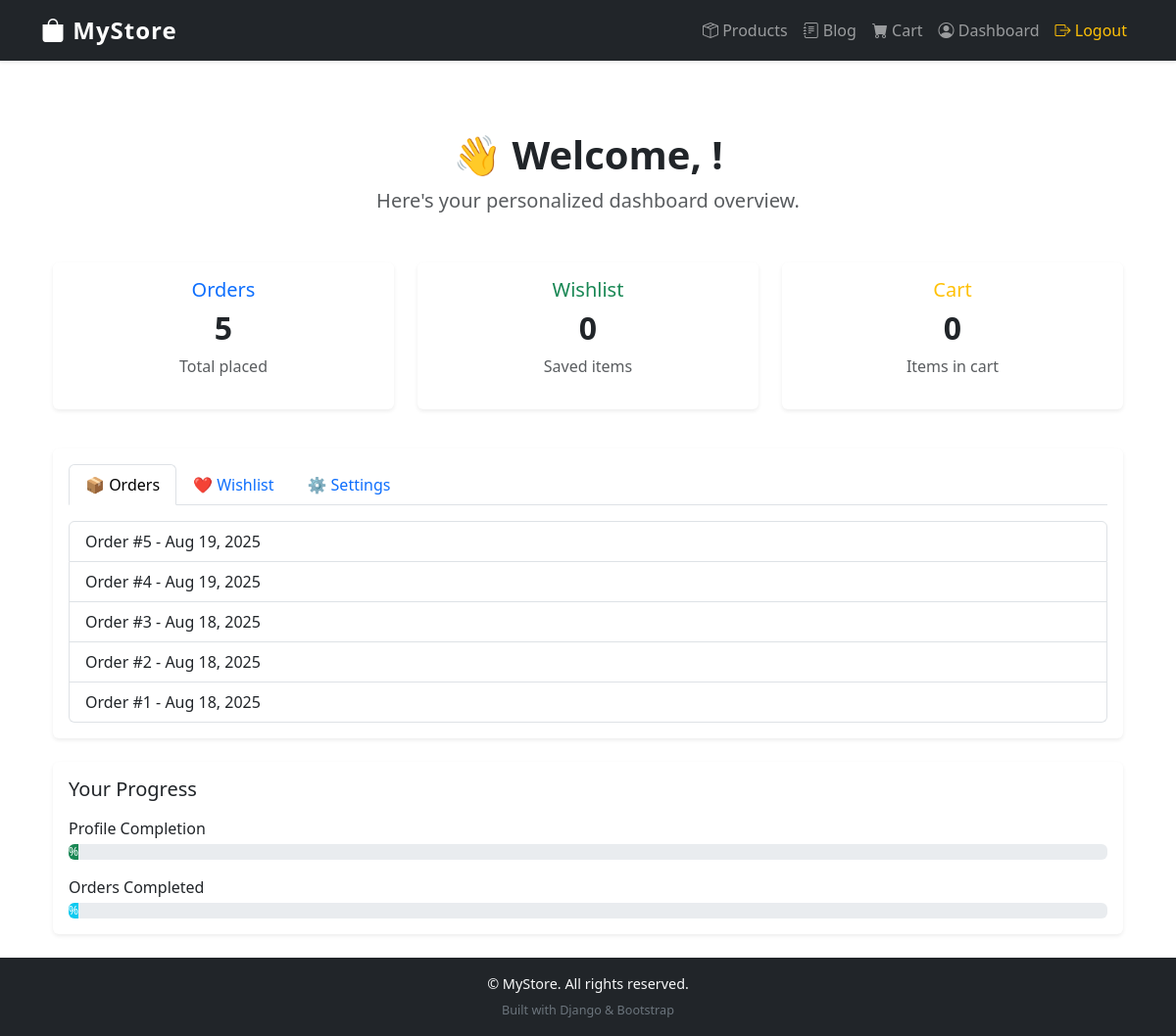
Screenshot of /auth/dashboard/ (signed in) with the database file from the repository.
### orders/models.py (models this page shows, shortened)
class Order(models.Model):
    user = models.ForeignKey(
        settings.AUTH_USER_MODEL,   # ✅ Correct way
        on_delete=models.CASCADE,
        related_name='orders'   # ✅ custom related_name
    )
    full_name = models.CharField(max_length=200)
    email = models.EmailField(null=True, blank=True)
    phone = models.CharField(max_length=20, null=True, blank=True)
    address = models.TextField()
    city = models.CharField(max_length=100)
    postal_code = models.CharField(max_length=20)
    created_at = models.DateTimeField(auto_now_add=True)
    paid = models.BooleanField(default=False)

### accounts/views.py (the view)
# urls.py: path('dashboard/', views.dashboard_view, name='dashboard'),
@login_required
def dashboard_view(request):
    orders = Order.objects.filter(user=request.user).order_by('-created_at')[:5]
    saved_items = Product.objects.filter(is_featured=True)[:3]
    total_orders = orders.count()
    cart_items_count = sum(request.session.get('cart', {}).values())
    context = {
        'orders': orders,
        'saved_items': saved_items,
        'total_orders': total_orders,
        'cart_items_count': cart_items_count,
    }
    return render(request, 'accounts/dashboard.html', context)

### accounts/models.py (called while the page is built)
    @property
    def is_staff(self):
        return self.is_admin

### accounts/templates/accounts/dashboard.html (shortened to what this page needs)
{% extends "base.html" %}
{% load static %}
{% block content %}
<div class="container mt-5">
    <div class="text-center mb-5">
        <h1 class="fw-bold">👋 Welcome, {{ user.username }}!</h1>
        <p class="lead text-muted">Here's your personalized dashboard overview.</p>
    </div>
    <div class="row text-center mb-4">
        <div class="col-md-4 mb-3">
            <div class="card shadow-sm border-0 h-100">
                <div class="card-body">
                    <h5 class="card-title text-primary">Orders</h5>
                    <h2 class="fw-bold">{{ total_orders }}</h2>
                    <p class="text-muted">Total placed</p>
                </div>
            </div>
        </div>
        <div class="col-md-4 mb-3">
            <div class="card shadow-sm border-0 h-100">
                <div class="card-body">
                    <h5 class="card-title text-success">Wishlist</h5>
                    <h2 class="fw-bold">0</h2>
                    <p class="text-muted">Saved items</p>
                </div>
            </div>
        </div>
        <div class="col-md-4 mb-3">
            <div class="card shadow-sm border-0 h-100">
                <div class="card-body">
                    <h5 class="card-title text-warning">Cart</h5>
                    <h2 class="fw-bold">{{ cart_items_count }}</h2>
                    <p class="text-muted">Items in cart</p>
                </div>
            </div>
        </div>
    </div>
    <div class="card shadow-sm border-0 mb-4">
        <div class="card-body">
            <ul class="nav nav-tabs mb-3" id="dashboardTabs" role="tablist">
                <li class="nav-item">
                    <a class="nav-link active" id="orders-tab" data-bs-toggle="tab" href="#orders" role="tab">📦 Orders</a>
                </li>
                <li class="nav-item">
                    <a class="nav-link" id="wishlist-tab" data-bs-toggle="tab" href="#wishlist" role="tab">❤️ Wishlist</a>
                </li>
                <li class="nav-item">
                    <a class="nav-link" id="settings-tab" data-bs-toggle="tab" href="#settings" role="tab">⚙️ Settings</a>
                </li>
            </ul>
            <div class="tab-content" id="dashboardTabsContent">
                <div class="tab-pane fade show active" id="orders" role="tabpanel">
                    {% if orders %}
                        <ul class="list-group">
                            {% for order in orders %}
                            <li class="list-group-item d-flex justify-content-between align-items-center">
                                Order #{{ order.id }} - {{ order.created_at|date:"M d, Y" }}
                            </li>
                            {% endfor %}
                        </ul>
                    {% else %}
                        <p class="text-muted">You have no orders yet.</p>
                    {% endif %}
                </div>
            </div>
        </div>
    </div>
    <div class="card shadow-sm border-0">
        <div class="card-body">
            <h5 class="mb-3">Your Progress</h5>
            <p class="mb-1">Profile Completion</p>
            <div class="progress mb-3">
                <div class="progress-bar bg-success" role="progressbar"  {{ profile_completion }} aria-valuenow="{{ profile_completion }}" aria-valuemin="0" aria-valuemax="100">{{ profile_completion }}%</div>
            </div>
            <p class="mb-1">Orders Completed</p>
            <div class="progress">
                <div class="progress-bar bg-info" role="progressbar"  {{orders_progress }} aria-valuenow="{{ orders_progress }}" aria-valuemin="0" aria-valuemax="100">{{ orders_progress }}%</div>
            </div>
        </div>
    </div>
</div>
{% endblock %}

### static/css/style.css (style rules this page uses)
body { font-family: 'Segoe UI', Tahoma, Geneva, Verdana, sans-serif; }
a.nav-link { transition: 0.2s; }

### rows the page displays
Order: id "5", created_at "Aug 19, 2025"
Order: id "4", created_at "Aug 19, 2025"
Order: id "3", created_at "Aug 18, 2025"
Order: id "2", created_at "Aug 18, 2025"
Order: id "1", created_at "Aug 18, 2025"

### other values shown
{{ total_orders }} "5"
{{ cart_items_count }} "0"
